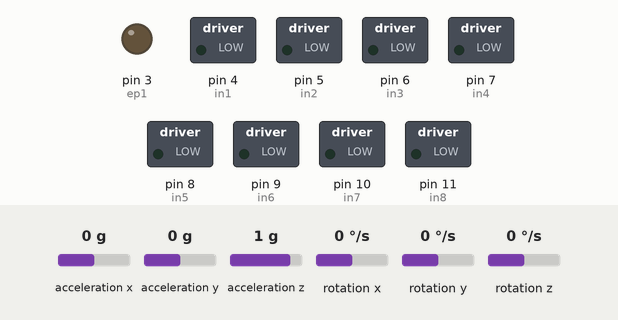
Recording of a sketch running on a simulated Arduino Uno, built with avr-gcc and run on an emulated ATmega328P. On the bench: switched loads named in the sketch (green lamp = pin HIGH), output pins drawn as LEDs (lit = HIGH). The inputs (shaded band) are chosen by the test bench; at power-on: rotation z 0 °/s, acceleration x 0 g, acceleration y 0 g, acceleration z 1 g, rotation x 0 °/s, rotation y 0 °/s. What the sketch prints to the serial monitor is not drawn.

Above: at 3.2 s.
3.3 s: rotation z set to -192 °/s
At 3.46 s:
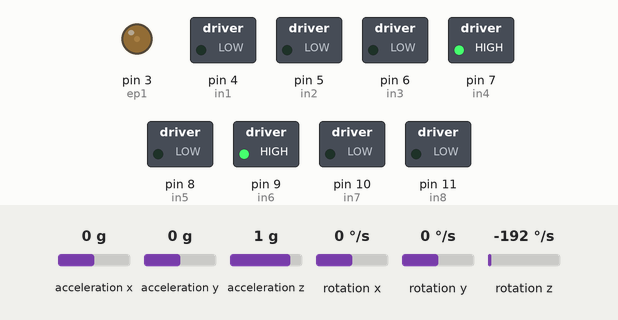
6.3 s: rotation z set to 0 °/s
At 7.0 s:
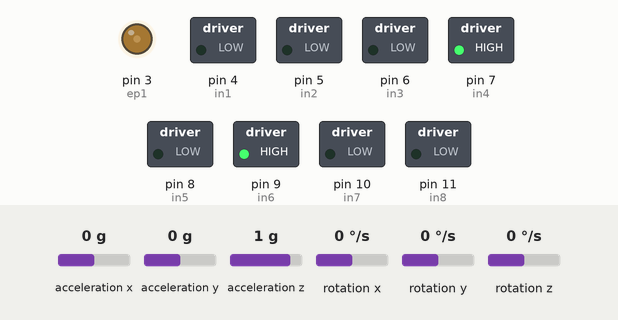
7.8 s: rotation z set to 192 °/s
At 11.04 s:
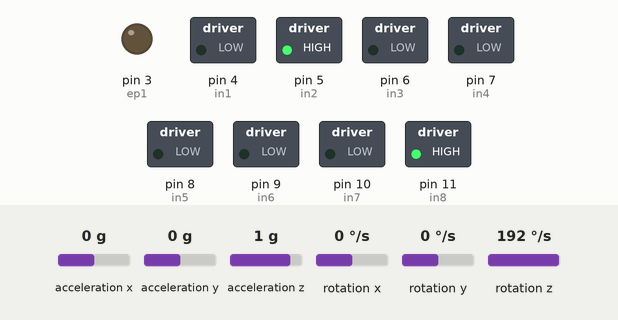
13.8 s: rotation z set to -192 °/s
16.8 s: rotation z set to 4 °/s
19.8 s: rotation z set to -4 °/s
At 22.72 s:
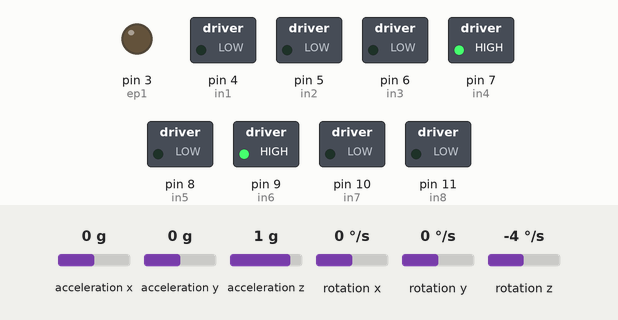
Timing chart, 0 to 23.8 s (numbered marks = the images above; inputs shaded):
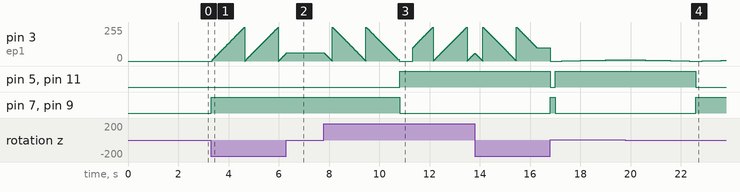

Measured:
- after the input at 3.3 s, pin 3 (ep1): ramps from 0/255 to 255/255 and jumps back, once every 1.3 s; pin 7 (in4), pin 9 (in6): LOW → HIGH at once
- after the input at 6.3 s, pin 3 (ep1): goes on until 6.3 s, then stays 61/255
- after the input at 7.8 s, pin 5 (in2), pin 11 (in8): LOW → HIGH after 3.0 s; pin 7 (in4), pin 9 (in6): HIGH → LOW after 3.0 s
- after the input at 19.8 s, pin 5 (in2), pin 11 (in8): HIGH → LOW after 2.8 s; pin 7 (in4), pin 9 (in6): LOW → HIGH after 2.8 s

The sketch:

SDFSDF.INO
```cpp
#include "Wire.h"
#include <MPU6050_light.h>

MPU6050 mpu(Wire);
unsigned long timer = 0;

int in1=4;//MOTOR 4
int in2=5;//MOTOR 4
int in3=6;//MOTOR 3
int in4=7;//MOTOR 3
int in5=8;//MOTOR 2
int in6=9;//MOTOR 2
int in7=10;//MOTOR 1
int in8=11;//MOTOR  1
int ep1 = 3;//motor1

void setup()
{
  Serial.begin(9600);
  Wire.begin();

  byte status = mpu.begin();
  Serial.print(F("MPU6050 status: "));
  Serial.println(status);
  while(status!=0){ }

  Serial.println(F("Calculating offsets, do not move MPU6050"));
  delay(1000);
  mpu.calcOffsets();
  Serial.println("Sensor Init Done!\n");

  pinMode(in1, OUTPUT);
  pinMode(in2, OUTPUT);
  pinMode(in3, OUTPUT);
  pinMode(in4, OUTPUT);
  pinMode(in5, OUTPUT);
  pinMode(in6, OUTPUT);
  pinMode(in7, OUTPUT);
  pinMode(in8, OUTPUT);
}

void Forward();
void Backward();
void Right();
void Left();
void Stop();
void loop()
{
  mpu.update();
  float angle = mpu.getAngleZ();
  Serial.println(angle);

  if(angle == 0)Stop();
  if(angle < 0){Right();analogWrite(ep1,-angle);}
  if(angle > 0){Left();analogWrite(ep1,+angle);}

}

void Forward()
{
  digitalWrite(in1,LOW);
  digitalWrite(in2,HIGH);
  digitalWrite(in3,LOW);
  digitalWrite(in4,HIGH);
  digitalWrite(in5,LOW);
  digitalWrite(in6,HIGH);
  digitalWrite(in7,LOW);
  digitalWrite(in8,HIGH);
}

void Backward()
{
  digitalWrite(in1,HIGH);
  digitalWrite(in2,LOW);
  digitalWrite(in3,HIGH);
  digitalWrite(in4,LOW);
  digitalWrite(in5,HIGH);
  digitalWrite(in6,LOW);
  digitalWrite(in7,HIGH);
  digitalWrite(in8,LOW);
}
void Right()
{
  digitalWrite(in1,LOW);
  digitalWrite(in2,LOW);
  digitalWrite(in3,LOW);
  digitalWrite(in4,HIGH);
  digitalWrite(in5,LOW);
  digitalWrite(in6,HIGH);
  digitalWrite(in7,LOW);
  digitalWrite(in8,LOW);
}
void Left()
{
  digitalWrite(in1,LOW);
  digitalWrite(in2,HIGH);
  digitalWrite(in3,LOW);
  digitalWrite(in4,LOW);
  digitalWrite(in5,LOW);
  digitalWrite(in6,LOW);
  digitalWrite(in7,LOW);
  digitalWrite(in8,HIGH);
}

void Stop()
{
  digitalWrite(in1,LOW);
  digitalWrite(in2,LOW);
  digitalWrite(in3,LOW);
  digitalWrite(in4,LOW);
  digitalWrite(in5,LOW);
  digitalWrite(in6,LOW);
  digitalWrite(in7,LOW);
  digitalWrite(in8,LOW);
}
```
